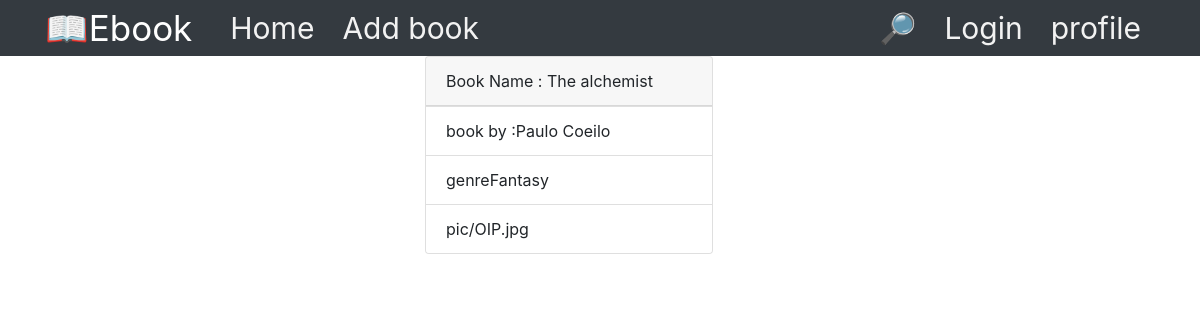
The page /books/6 on the database its author committed.
### ebook/models.py (models this page shows)
class Books(models.Model):
    CATEGORY = (
        ('Fantasy','Fantasy'),
        ('Literary','Literary'),
        ('Mystery','Mystery'),
        ('Non-Fiction','Non-Fiction'),
        ('Science','Science'),
        ('Fiction','Fiction'),
        ('Thriller','Thriller'),
    )
    STAR = (
        ("1", "One"),
        ("2", "Two"),
        ("3", "Three"),
        ("4", "Four"),
        ("5", "Five"),
    )
    title = models.CharField(max_length=100, null=True)
    category = models.CharField(max_length=200, choices=CATEGORY, default='')
    author = models.CharField(max_length=100, null=True)
    rating = models.CharField(max_length=200, choices=STAR, default='')
    favourites = models.BooleanField(default='')
    image = models.ImageField(upload_to='pic',blank=True)
    user = models.ForeignKey(User, on_delete=models.CASCADE, null=True)

### ebook/views.py (the view)
# urls.py: path("books/<int:id>",book_details,name="details"),
def book_details(request, id):
        book = Books.objects.get(id=id)
        context = {}
        context["book"] = book
        return render(request, "book_detail.html", context)

### ebook/templates/book_detail.html (shortened to what this page needs)
<!DOCTYPE html>
{%extends 'base.html'%}
{% block content %}
<h1>your book details</h1>
<div class="container">
    <div class="row">
        <div class="col-4"></div>
        <div class="col-4">
            <div class="card" style="width: 18rem;">
                <div class="card-header">Book Name :
                    {{book.title}}
                </div>
                <ul class="list-group list-group-flush">
                    <li class="list-group-item">book by :{{book.author}}</li>
                    <li class="list-group-item">genre{{book.category}}</li>
                    <li class="list-group-item">{{book.image}}</li>
                </ul>
            </div>
            </div>
        </div>
        <div class="col-4"></div>
    </div>
</div>
{%endblock%}

### ebook/static/ebook/main.css (style rules this page uses)
ul { margin: 0; }

### rows shown on the page
Books: title "The alchemist", author "Paulo Coeilo", category "Fantasy", image "pic/OIP.jpg"
